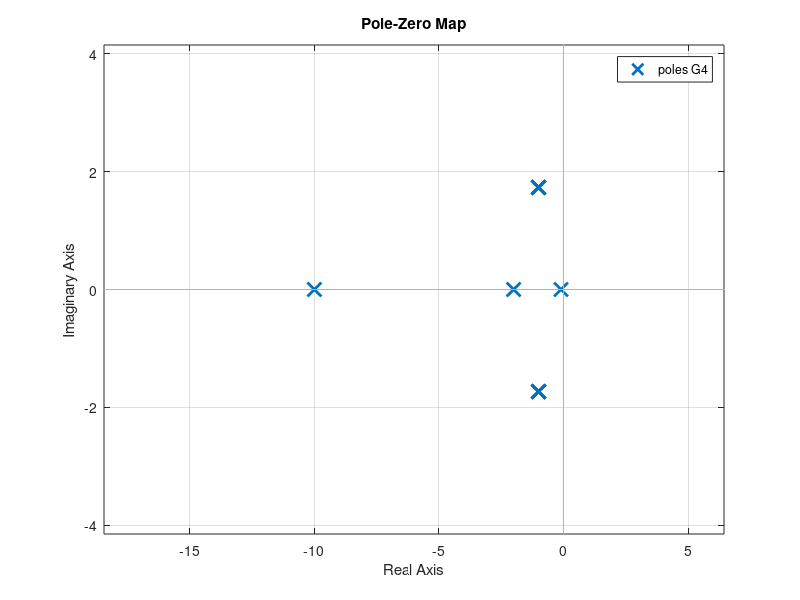

The MATLAB script that drew this image:
%G = tf(4, [1 1 2 4])


% para w=2 y z=0.5

% para s = -10 -> Tc = 0.1
G1 = tf(4, [0.1 1.2 2.4 4]);
% para s = -2 -> Tc = 0.5
G2 = tf(4, [0.5 2 4 4]);
% para s = -0.1 -> Tc = 10
G3 = tf(4, [10 21 42 4]);
% para s = 0 -> Tc = 0
G4 = tf(4, [1 2 4]);


% step(G1)
% hold
% step(G2)
% step(G3)
% step(G4)

pzmap(G1)
hold

pzmap(G2)
pzmap(G3)
pzmap(G4)